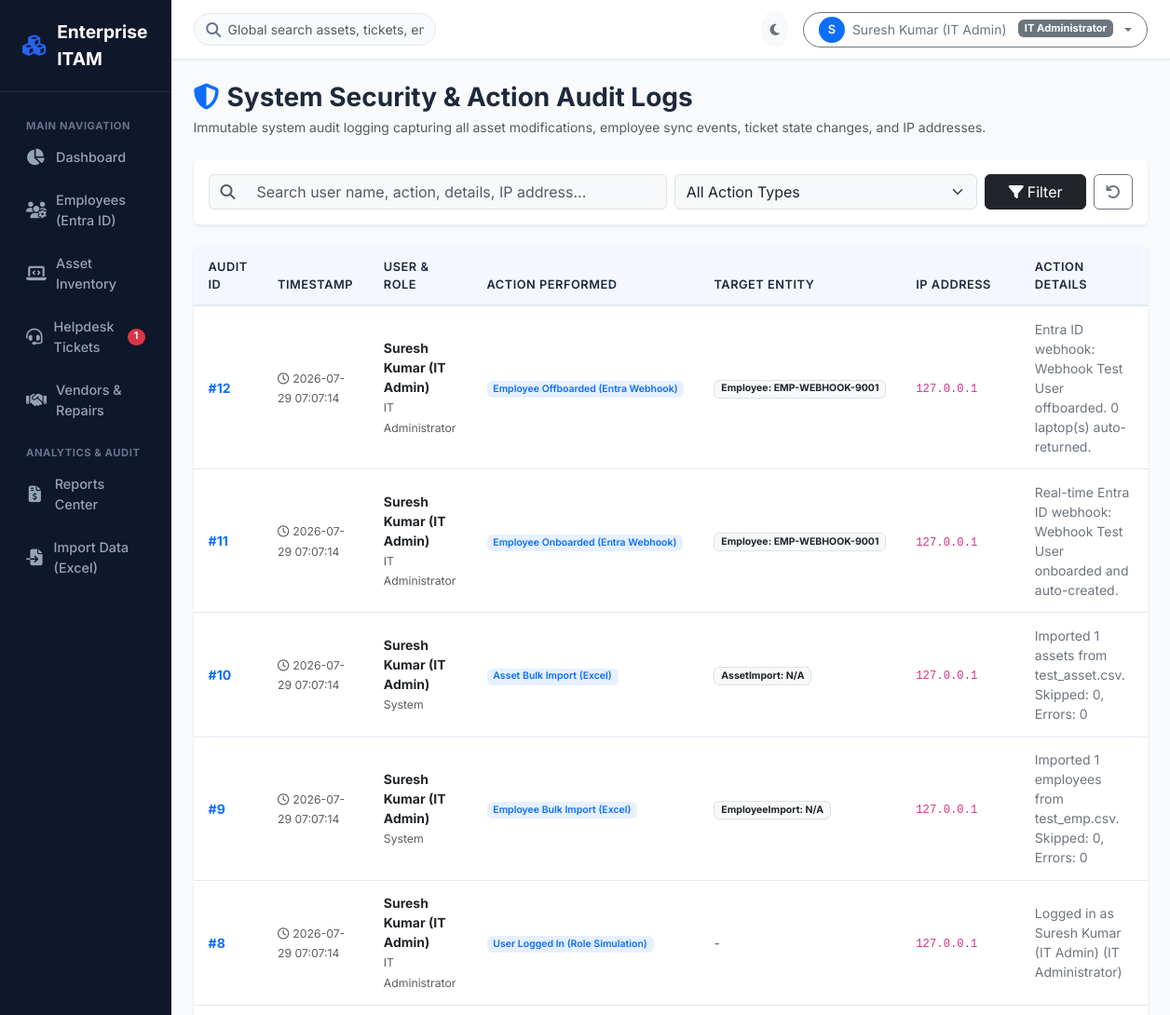
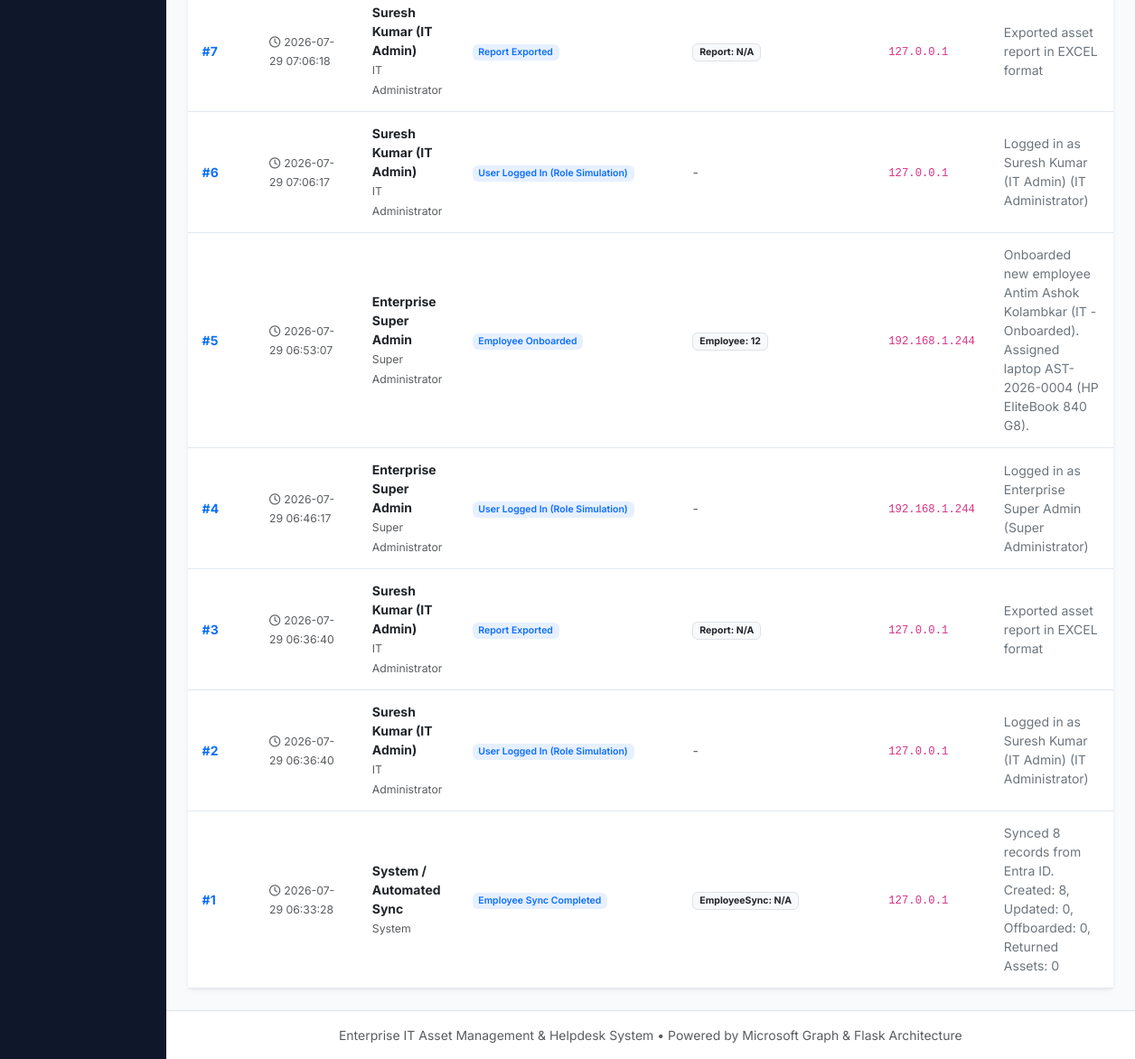
The page /audit/ (signed in) on the database its author committed (2 pictures, top to bottom).
### app/models/user.py (models this page shows, shortened)
class User(UserMixin, db.Model):
    __tablename__ = 'users'
    id = db.Column(db.Integer, primary_key=True)
    username = db.Column(db.String(80), unique=True, nullable=False)
    email = db.Column(db.String(120), unique=True, nullable=False)
    full_name = db.Column(db.String(120), nullable=False)
    password_hash = db.Column(db.String(256), nullable=False)
    role = db.Column(db.String(50), nullable=False, default=Role.IT_ENGINEER)
    department = db.Column(db.String(100), default='IT Support')
    is_active = db.Column(db.Boolean, default=True)
    created_at = db.Column(db.DateTime, default=datetime.utcnow)
    last_login_at = db.Column(db.DateTime, nullable=True)
    assigned_tickets = db.relationship('Ticket', backref='assigned_engineer', lazy='dynamic', foreign_keys='Ticket.assigned_engineer_id')
    @property
    def is_super_admin(self):
        return self.role == Role.SUPER_ADMIN
    @property
    def is_it_admin(self):
        return self.role == Role.IT_ADMIN or self.role == Role.SUPER_ADMIN

### app/models/audit.py (models this page shows, shortened)
class AuditLog(db.Model):
    __tablename__ = 'audit_logs'
    id = db.Column(db.Integer, primary_key=True)
    user_id = db.Column(db.Integer, db.ForeignKey('users.id'), nullable=True)
    user_name = db.Column(db.String(120), nullable=False, default='System')
    user_role = db.Column(db.String(50), nullable=True)
    action = db.Column(db.String(100), nullable=False, index=True)
    entity_type = db.Column(db.String(50), nullable=True, index=True)
    entity_id = db.Column(db.String(50), nullable=True)
    details = db.Column(db.Text, nullable=True)
    ip_address = db.Column(db.String(45), nullable=True)
    timestamp = db.Column(db.DateTime, default=datetime.utcnow, index=True)
    user = db.relationship('User', foreign_keys=[user_id])

### app/blueprints/audit/routes.py (the view, shortened to what this page needs)
@audit_bp.route('/')
@login_required
def index():
    if not current_user.is_super_admin:
        pass
    search_q = request.args.get('q', '').strip()
    action_filter = request.args.get('action', '').strip()
    page = request.args.get('page', 1, type=int)
    query = AuditLog.query
    if action_filter:
        query = query.filter_by(action=action_filter)
    pagination = query.order_by(AuditLog.timestamp.desc()).paginate(page=page, per_page=15, error_out=False)
    logs = pagination.items
    actions = [a[0] for a in AuditLog.query.with_entities(AuditLog.action).distinct().all() if a[0]]
    return render_template('audit/index.html', logs=logs, pagination=pagination, search_q=search_q, action_filter=action_filter, actions=actions)

### app/templates/audit/index.html (shortened to what this page needs)
{% extends "base.html" %}
{% block content %}
<div class="d-flex align-items-center justify-content-between mb-4">
    <div>
        <h3 class="fw-bold mb-1"><i class="fas fa-shield-halved text-primary me-2"></i>System Security & Action Audit Logs</h3>
        <p class="text-muted small mb-0">Immutable system audit logging capturing all asset modifications, employee sync events, ticket state changes, and IP addresses.</p>
    </div>
</div>
<div class="card border-0 shadow-sm mb-4">
    <div class="card-body p-3">
        <form action="{{ url_for('audit.index') }}" method="GET" class="row g-2">
            <div class="col-12 col-md-6">
                <div class="input-group">
                    <span class="input-group-text bg-light border-end-0"><i class="fas fa-search text-muted"></i></span>
                    <input type="text" name="q" value="{{ search_q }}" class="form-control border-start-0 bg-light" placeholder="Search user name, action, details, IP address...">
                </div>
            </div>
            <div class="col-6 col-md-4">
                <select name="action" class="form-select bg-light">
                    <option value="">All Action Types</option>
                </select>
            </div>
            <div class="col-6 col-md-2 d-flex gap-2">
                <button type="submit" class="btn btn-dark flex-grow-1"><i class="fas fa-filter me-1"></i>Filter</button>
                <a href="{{ url_for('audit.index') }}" class="btn btn-outline-secondary" title="Reset Filters"><i class="fas fa-undo"></i></a>
            </div>
        </form>
    </div>
</div>
<div class="card border-0 shadow-sm">
    <div class="table-responsive">
        <table class="table table-custom mb-0">
            <thead>
                <tr>
                    <th>Audit ID</th>
                    <th>Timestamp</th>
                    <th>User & Role</th>
                    <th>Action Performed</th>
                    <th>Target Entity</th>
                    <th>IP Address</th>
                    <th>Action Details</th>
                </tr>
            </thead>
            <tbody>
                {% for log in logs %}
                <tr>
                    <td><strong class="text-primary">#{{ log.id }}</strong></td>
                    <td><small class="text-muted"><i class="far fa-clock me-1"></i>{{ log.timestamp.strftime('%Y-%m-%d %H:%M:%S') }}</small></td>
                    <td>
                        <div class="fw-bold text-dark">{{ log.user_name }}</div>
                        <small class="text-muted">{{ log.user_role or 'System' }}</small>
                    </td>
                    <td><span class="badge bg-primary bg-opacity-10 text-primary fw-semibold">{{ log.action }}</span></td>
                    <td>
                        {% if log.entity_type %}
                        <span class="badge bg-light text-dark border">{{ log.entity_type }}: {{ log.entity_id or 'N/A' }}</span>
                        {% else %}
                        <span class="text-muted">-</span>
                        {% endif %}
                    </td>
                    <td><code>{{ log.ip_address or '127.0.0.1' }}</code></td>
                    <td class="text-secondary style-preserve-line">{{ log.details or '-' }}</td>
                </tr>
                {% endfor %}
            </tbody>
        </table>
    </div>
</div>
{% endblock %}

### app/templates/base.html (shortened to what this page needs)
<!DOCTYPE html>
<html lang="en" data-theme="light">
<head>
    <link rel="stylesheet" href="https://cdnjs.cloudflare.com/ajax/libs/font-awesome/6.4.0/css/all.min.css">
    <link href="https://cdn.jsdelivr.net/npm/bootstrap@5.3.0/dist/css/bootstrap.min.css" rel="stylesheet">
    <link rel="stylesheet" href="{{ url_for('static', filename='css/style.css') }}">
</head>
<body>
    {% if current_user.is_authenticated %}
    <div class="d-flex" id="wrapper">
        <div id="sidebar-wrapper">
            <div class="sidebar-brand">
                <i class="fas fa-cubes"></i>
                <span>Enterprise ITAM</span>
            </div>
            <ul class="sidebar-nav">
                <li class="nav-label">Main Navigation</li>
                <li class="nav-item">
                    <a href="{{ url_for('dashboard.index') }}" class="nav-link {% if request.endpoint == 'dashboard.index' %}active{% endif %}">
                        <i class="fas fa-chart-pie"></i>
                        <span>Dashboard</span>
                    </a>
                </li>
                <li class="nav-item">
                    <a href="{{ url_for('employees.index') }}" class="nav-link {% if request.endpoint.startswith('employees.') %}active{% endif %}">
                        <i class="fas fa-users-gear"></i>
                        <span>Employees (Entra ID)</span>
                    </a>
                </li>
                <li class="nav-item">
                    <a href="{{ url_for('assets.index') }}" class="nav-link {% if request.endpoint.startswith('assets.') %}active{% endif %}">
                        <i class="fas fa-laptop-code"></i>
                        <span>Asset Inventory</span>
                    </a>
                </li>
                <li class="nav-item">
                    <a href="{{ url_for('tickets.index') }}" class="nav-link {% if request.endpoint.startswith('tickets.') %}active{% endif %}">
                        <i class="fas fa-headset"></i>
                        <span>Helpdesk Tickets</span>
                        {% if global_open_ticket_count > 0 %}
                        <span class="badge bg-danger rounded-pill ms-auto">{{ global_open_ticket_count }}</span>
                        {% endif %}
                    </a>
                </li>
                <li class="nav-item">
                    <a href="{{ url_for('vendors.index') }}" class="nav-link {% if request.endpoint.startswith('vendors.') %}active{% endif %}">
                        <i class="fas fa-handshake"></i>
                        <span>Vendors & Repairs</span>
                    </a>
                </li>
                <li class="nav-label">Analytics & Audit</li>
                <li class="nav-item">
                    <a href="{{ url_for('reports.index') }}" class="nav-link {% if request.endpoint.startswith('reports.') %}active{% endif %}">
                        <i class="fas fa-file-invoice-dollar"></i>
                        <span>Reports Center</span>
                    </a>
                </li>
                {% if current_user.is_it_admin %}
                <li class="nav-item">
                    <a href="{{ url_for('imports.index') }}" class="nav-link {% if request.endpoint.startswith('imports.') %}active{% endif %}">
                        <i class="fas fa-file-import"></i>
                        <span>Import Data (Excel)</span>
                    </a>
                </li>
                {% endif %}
            </ul>
        </div>
        <div id="page-content-wrapper" class="flex-grow-1 d-flex flex-column">
            <nav class="top-navbar d-flex align-items-center justify-content-between">
                <div class="d-flex align-items-center gap-3">
                    <div class="global-search d-none d-md-block">
                        <i class="fas fa-search"></i>
                        <form action="{{ url_for('assets.index') }}" method="GET">
                            <input type="text" name="q" class="form-control" placeholder="Global search assets, tickets, employees...">
                        </form>
                    </div>
                </div>
                <div class="d-flex align-items-center gap-3">
                    <button class="btn btn-light btn-sm rounded-circle p-2" id="theme-toggle-btn" title="Toggle Dark/Light Mode">
                        <i id="theme-icon" class="fas fa-moon text-secondary"></i>
                    </button>
                    <div class="dropdown">
                        <button class="btn btn-outline-secondary btn-sm dropdown-toggle d-flex align-items-center gap-2 rounded-pill px-3" type="button" data-bs-toggle="dropdown">
                            <div class="bg-primary text-white rounded-circle d-flex align-items-center justify-content-center" style="width: 28px; height: 28px; font-weight: 600; font-size: 0.8rem;">
                                {{ current_user.full_name[0] }}
                            </div>
                            <span class="d-none d-sm-inline font-weight-medium">{{ current_user.full_name }}</span>
                            <span class="badge bg-secondary ms-1" style="font-size: 0.7rem;">{{ current_user.role }}</span>
                        </button>
                    </div>
                </div>
            </nav>
            <div class="toast-container position-fixed top-0 end-0 p-3">
            </div>
            <main class="container-fluid p-4 flex-grow-1">
                {% block content %}{% endblock %}
            </main>
            <footer class="footer mt-auto py-3 bg-white border-top text-center text-muted small">
                <div class="container">
                    Enterprise IT Asset Management & Helpdesk System &bull; Powered by Microsoft Graph & Flask Architecture
                </div>
            </footer>
        </div>
    </div>
    {% else %}
        {% block login_content %}{% endblock %}
    {% endif %}
</body>
</html>

### app/static/css/style.css (style rules this page uses)
:root { --bg-body: #f8fafc; --bg-card: #ffffff; --bg-sidebar: #0f172a; --bg-sidebar-hover: #1e293b; --bg-sidebar-active: #2563eb; --text-main: #1e293b; --text-muted: #64748b; --text-sidebar: #94a3b8; --text-sidebar-active: #ffffff; --border-color: #e2e8f0; --border-sidebar: #1e293b; --primary: #2563eb; --primary-hover: #1d4ed8; --secondary: #64748b; --success: #10b981; --info: #06b6d4; --warning: #f59e0b; --danger: #ef4444; --dark: #0f172a; --shadow-sm: 0 1px 2px 0 rgb(0 0 0 / 0.05); --shadow-md: 0 4px 6px -1px rgb(0 0 0 / 0.1), 0 2px 4px -2px rgb(0 0 0 / 0.1); --shadow-lg: 0 10px 15px -3px rgb(0 0 0 / 0.1), 0 4px 6px -4px rgb(0 0 0 / 0.1); --radius-sm: 0.375rem; --radius-md: 0.5rem; --radius-lg: 0.75rem; }
body { font-family: 'Inter', system-ui, -apple-system, BlinkMacSystemFont, "Segoe UI", Roboto, sans-serif; background-color: var(--bg-body); color: var(--text-main); transition: background-color 0.25s ease, color 0.25s ease; min-height: 100vh; margin: 0; }
#sidebar-wrapper { width: 260px; background-color: var(--bg-sidebar); color: var(--text-sidebar); transition: all 0.3s ease; z-index: 1040; }
.sidebar-brand { padding: 1.25rem 1.5rem; font-size: 1.2rem; font-weight: 700; color: #ffffff; display: flex; align-items: center; gap: 0.75rem; border-bottom: 1px solid var(--border-sidebar); }
.sidebar-brand i { color: var(--primary); font-size: 1.4rem; }
.sidebar-nav { list-style: none; padding: 1rem 0.75rem; margin: 0; }
.sidebar-nav .nav-label { font-size: 0.7rem; text-transform: uppercase; letter-spacing: 0.05em; color: #64748b; font-weight: 700; padding: 0.75rem 1rem 0.25rem 1rem; }
.sidebar-nav .nav-item { margin-bottom: 0.25rem; }
.sidebar-nav .nav-link { display: flex; align-items: center; gap: 0.75rem; padding: 0.65rem 1rem; color: var(--text-sidebar); font-size: 0.9rem; font-weight: 500; border-radius: var(--radius-md); text-decoration: none; transition: all 0.2s ease; }
.sidebar-nav .nav-link i { font-size: 1.1rem; width: 1.25rem; text-align: center; }
.top-navbar { background-color: var(--bg-card); border-bottom: 1px solid var(--border-color); padding: 0.75rem 1.5rem; box-shadow: var(--shadow-sm); }
.global-search { max-width: 380px; position: relative; }
.global-search input { background-color: var(--bg-body); border: 1px solid var(--border-color); color: var(--text-main); border-radius: 20px; padding-left: 2.25rem; font-size: 0.875rem; }
.global-search i { position: absolute; left: 0.85rem; top: 50%; transform: translateY(-50%); color: var(--text-muted); }
.table-custom { background-color: var(--bg-card); border-color: var(--border-color); color: var(--text-main); font-size: 0.875rem; vertical-align: middle; }
.table-custom th { background-color: rgba(37, 99, 235, 0.05); color: var(--text-main); font-weight: 600; font-size: 0.8rem; text-transform: uppercase; letter-spacing: 0.04em; border-bottom: 2px solid var(--border-color); padding: 0.75rem 1rem; }
.table-custom td { padding: 0.85rem 1rem; border-bottom: 1px solid var(--border-color); }
.toast-container { z-index: 1100; }

### rows shown on the page
User: full_name "S", full_name "Suresh Kumar (IT Admin)", role "IT Administrator"
AuditLog: id "12", timestamp "2026-07-29 07:07:14", user_name "Suresh Kumar (IT Admin)", user_role "IT Administrator", action "Employee Offboarded (Entra Webhook)", entity_type "Employee", entity "EMP-WEBHOOK-9001", ip_address "127.0.0.1", details "Entra ID webhook: Webhook Test User offboarded. 0 laptop(s) auto-returned."
AuditLog: id "11", timestamp "2026-07-29 07:07:14", user_name "Suresh Kumar (IT Admin)", user_role "IT Administrator", action "Employee Onboarded (Entra Webhook)", entity_type "Employee", entity "EMP-WEBHOOK-9001", ip_address "127.0.0.1", details "Real-time Entra ID webhook: Webhook Test User onboarded and auto-created."
AuditLog: id "10", timestamp "2026-07-29 07:07:14", user_name "Suresh Kumar (IT Admin)", user_role "System", action "Asset Bulk Import (Excel)", entity_type "AssetImport", entity_id "N/A", ip_address "127.0.0.1", details "Imported 1 assets from test_asset.csv. Skipped: 0, Errors: 0"
AuditLog: id "9", timestamp "2026-07-29 07:07:14", user_name "Suresh Kumar (IT Admin)", user_role "System", action "Employee Bulk Import (Excel)", entity_type "EmployeeImport", entity_id "N/A", ip_address "127.0.0.1", details "Imported 1 employees from test_emp.csv. Skipped: 0, Errors: 0"
AuditLog: id "8", timestamp "2026-07-29 07:07:14", user_name "Suresh Kumar (IT Admin)", user_role "IT Administrator", action "User Logged In (Role Simulation)", ip_address "127.0.0.1", details "Logged in as Suresh Kumar (IT Admin) (IT Administrator)"
AuditLog: id "7", timestamp "2026-07-29 07:06:18", user_name "Suresh Kumar (IT Admin)", user_role "IT Administrator", action "Report Exported", entity_type "Report", entity_id "N/A", ip_address "127.0.0.1", details "Exported asset report in EXCEL format"
AuditLog: id "6", timestamp "2026-07-29 07:06:17", user_name "Suresh Kumar (IT Admin)", user_role "IT Administrator", action "User Logged In (Role Simulation)", ip_address "127.0.0.1", details "Logged in as Suresh Kumar (IT Admin) (IT Administrator)"
AuditLog: id "5", timestamp "2026-07-29 06:53:07", user_name "Enterprise Super Admin", user_role "Super Administrator", action "Employee Onboarded", entity_type "Employee", entity "12", ip_address "192.168.1.244", details "Onboarded new employee Antim Ashok Kolambkar (IT - Onboarded). Assigned laptop AST-2026-0004 (HP EliteBook 840 G8)."
AuditLog: id "4", timestamp "2026-07-29 06:46:17", user_name "Enterprise Super Admin", user_role "Super Administrator", action "User Logged In (Role Simulation)", ip_address "192.168.1.244", details "Logged in as Enterprise Super Admin (Super Administrator)"
AuditLog: id "3", timestamp "2026-07-29 06:36:40", user_name "Suresh Kumar (IT Admin)", user_role "IT Administrator", action "Report Exported", entity_type "Report", entity_id "N/A", ip_address "127.0.0.1", details "Exported asset report in EXCEL format"
AuditLog: id "2", timestamp "2026-07-29 06:36:40", user_name "Suresh Kumar (IT Admin)", user_role "IT Administrator", action "User Logged In (Role Simulation)", ip_address "127.0.0.1", details "Logged in as Suresh Kumar (IT Admin) (IT Administrator)"
AuditLog: id "1", timestamp "2026-07-29 06:33:28", user_name "System / Automated Sync", user_role "System", action "Employee Sync Completed", entity_type "EmployeeSync", entity_id "N/A", ip_address "127.0.0.1", details "Synced 8 records from Entra ID. Created: 8, Updated: 0, Offboarded: 0, Returned Assets: 0"

### other values the page prints
{{ global_open_ticket_count }} "1"
